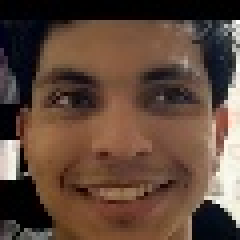
#> input picture dataset/CarlosEncines/rostro_111.jpg, 60 x 60 px, given in place of the camera (shown 4 times larger)
$ python rostro.py
#> lines starting #> are read from the running program, lines starting #| are printed output that depends on the picture; after the words box and inside, x2 and y2 are one past the last pixel; in counts of white or black regions, pixels touching at a corner belong together
import cv2
import os

# 1. Configuración inicial
nombre_persona = 'CarlosEncines'
path_datos = 'dataset' # Carpeta donde se guardarán las fotos
path_completo = os.path.join(path_datos, nombre_persona)

if not os.path.exists(path_completo):
    print(f'Carpeta creada: {path_completo}')
    os.makedirs(path_completo)

# 2. Cargar el clasificador de rostros (Haar Cascade)
face_cascade = cv2.CascadeClassifier(cv2.data.haarcascades + 'haarcascade_frontalface_default.xml')

# 3. Iniciar la captura de video
cap = cv2.VideoCapture(0)
count = 0

print("Capturando rostro... Presiona 'q' para salir antes de tiempo.")

while True:
    ret, frame = cap.read()
#> frame is the input picture: shape (60, 60, 3); mean B, G, R 58.7, 71.9, 95.3
    if not ret: break

    # Convertir a escala de grises para que el algoritmo trabaje mejor
    gray = cv2.cvtColor(frame, cv2.COLOR_BGR2GRAY)
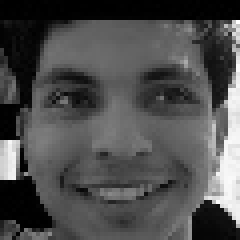
#> gray: shape (60, 60) (shown 4 times larger); min 0, max 255, mean 77.4

    # Detectar rostros
    faces = face_cascade.detectMultiScale(gray, 1.3, 5)
#> faces = [[3, 4, 53, 53]]

    for (x, y, w, h) in faces:
        # Dibujar un rectángulo en el rostro (opcional, para visualización)
        cv2.rectangle(frame, (x, y), (x + w, y + h), (0, 255, 0), 2)

        # Recortar el rostro y redimensionarlo (ej. 60x60 píxeles)
        rostro_recortado = frame[y:y + h, x:x + w]
        rostro_recortado = cv2.resize(rostro_recortado, (60, 60), interpolation=cv2.INTER_CUBIC)

        # Guardar la imagen
        cv2.imwrite(f'{path_completo}/rostro_{count}.jpg', rostro_recortado)
        count += 1
#> this loop made 1 pass
#> (x, y, w, h, count) on pass 1: (3, 4, 53, 53, 1)
#> pass 1, `rostro_recortado = frame[y:y + h, x:x + w]`:
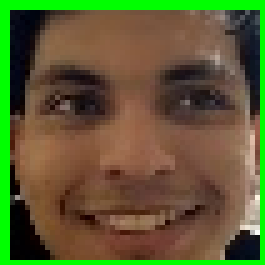
#> rostro_recortado: shape (53, 53, 3) (shown 5 times larger); mean B, G, R 50.4, 93.5, 92.6
#> pass 1, `rostro_recortado = cv2.resize(rostro_recortado, (60, 60), interpolatio..`:
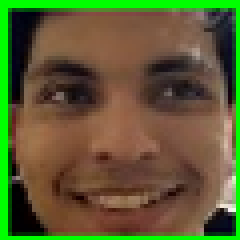
#> rostro_recortado: shape (60, 60, 3) (shown 4 times larger); mean B, G, R 50.6, 93.2, 92.8
#> after the loop:
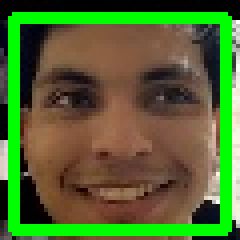
#> frame: shape (60, 60, 3) (shown 4 times larger); 17.56% of pixels changed, all inside (x1, y1, x2, y2) = (2, 3, 58, 59)
#> after the loop, count = 1

    # Mostrar el video en vivo
    cv2.imshow('Creando Dataset', frame)

    # Detener si llegamos a 100 fotos o si presionamos 'q'
    k = cv2.waitKey(1)
#> (key q is pressed here)
    if k == ord('q') or count >= 300:
        break

print(f"Dataset finalizado. Se guardaron {count} imágenes en {path_completo}")
#| Dataset finalizado. Se guardaron 1 imágenes en dataset/CarlosEncines
cap.release()
cv2.destroyAllWindows()

$ run again, on dataset/CarlosEncines/rostro_152.jpg
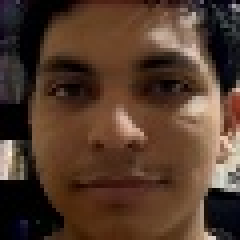
#> input picture dataset/CarlosEncines/rostro_152.jpg, 60 x 60 px, given in place of the camera (shown 4 times larger)
#> frame is the input picture: shape (60, 60, 3); mean B, G, R 44, 58.8, 83.2
#> `gray = cv2.cvtColor(frame, cv2.COLOR_BGR2GRAY)`:
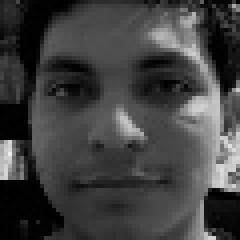
#> gray: shape (60, 60) (shown 4 times larger); min 0, max 236, mean 64.4
#> faces = [[4, 2, 53, 53]]
#> the loop `for (x, y, w, h) in faces:` made 1 pass
#> (x, y, w, h, count) on pass 1: (4, 2, 53, 53, 1)
#> after the loop `for (x, y, w, h) in faces:`:
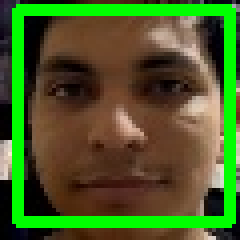
#> frame: shape (60, 60, 3) (shown 4 times larger); 17.56% of pixels changed, all inside (x1, y1, x2, y2) = (3, 1, 59, 57)
#> after the loop `for (x, y, w, h) in faces:`: count = 1
#| Dataset finalizado. Se guardaron 1 imágenes en dataset/CarlosEncines
